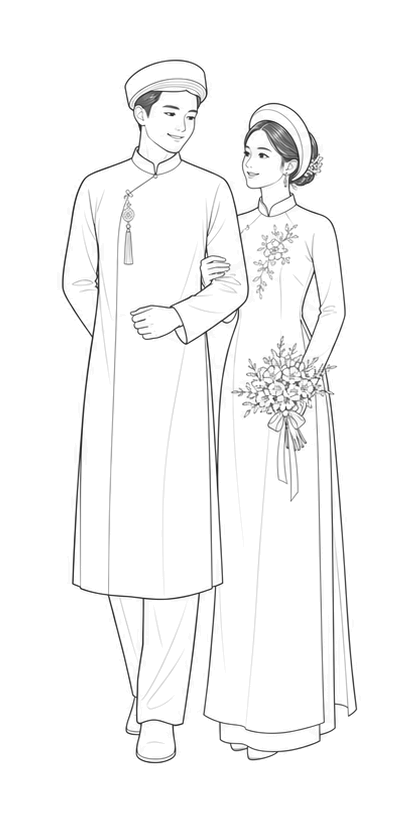
#> input picture Image_collections/people/bride-groom/primary-decor/pose-01-arm-linked.png, 418 x 823 px
$ python label-review-board.py ../Image_collections/people/bride-groom/primary-decor/pose-01-arm-linked.png out.png --columns 5 --rows 5 --prefix ../Image_collections/people/bride-groom/primary-decor/pose-02-facing-hands-joined.png
#> lines starting #> are read from the running program, lines starting #| are printed output that depends on the picture
from __future__ import annotations

import argparse
from pathlib import Path

from PIL import Image, ImageDraw, ImageFont


def main() -> None:
    parser = argparse.ArgumentParser()
    parser.add_argument("source", type=Path)
    parser.add_argument("destination", type=Path)
    parser.add_argument("--columns", type=int, required=True)
    parser.add_argument("--rows", type=int, required=True)
    parser.add_argument("--prefix", required=True)
    parser.add_argument("--start", type=int, default=1)
    parser.add_argument(
        "--labels",
        help="Comma-separated labels in row-major order; overrides prefix/start.",
    )
    args = parser.parse_args()

    image = Image.open(args.source).convert("RGBA")
#> image is the input picture: PIL image 418x823 RGBA; mean R, G, B, A 4.2, 4.2, 4.2, 8.2
    draw = ImageDraw.Draw(image)
    font_size = max(22, round(image.width / 58))
#> font_size = 22
    try:
        font = ImageFont.truetype("arialbd.ttf", font_size)
    except OSError:
        font = ImageFont.load_default()

    cell_width = image.width / args.columns
#> cell_width = 83.6
    cell_height = image.height / args.rows
#> cell_height = 164.6

    labels = (
        [label.strip() for label in args.labels.split(",")]
        if args.labels
        else None
    )
    expected = args.columns * args.rows
    if labels is not None and len(labels) != expected:
        raise ValueError(f"Expected {expected} labels, received {len(labels)}")

    index = args.start
    cell_index = 0
    for row in range(args.rows):
        for column in range(args.columns):
            label = labels[cell_index] if labels is not None else f"{args.prefix}{index}"
            x = round(column * cell_width + 18)
            y = round(row * cell_height + 14)
            bounds = draw.textbbox((x, y), label, font=font)
            padding_x = 10
            padding_y = 6
            draw.rounded_rectangle(
                (
                    bounds[0] - padding_x,
                    bounds[1] - padding_y,
                    bounds[2] + padding_x,
                    bounds[3] + padding_y,
                ),
                radius=8,
                fill=(255, 255, 255, 238),
                outline=(64, 45, 38, 255),
                width=2,
            )
            draw.text((x, y), label, font=font, fill=(64, 45, 38, 255))
            index += 1
            cell_index += 1
#> after the loop, cell_index = 25; index = 26

    args.destination.parent.mkdir(parents=True, exist_ok=True)
    image.save(args.destination, optimize=True)
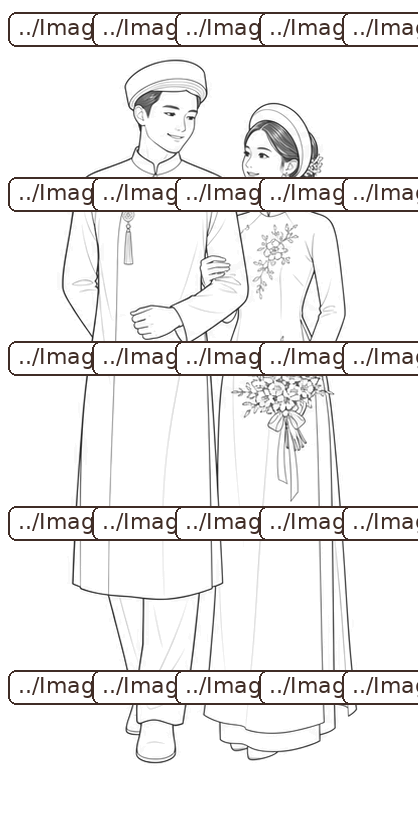
#> saved as out.png: PIL image 418x823 RGBA; mean R, G, B, A 47, 46, 45.7, 57.2; transparent parts drawn white


if __name__ == "__main__":
    main()

$ run again, on Image_collections/people/bride-groom/primary-decor/pose-03-walking-together.png
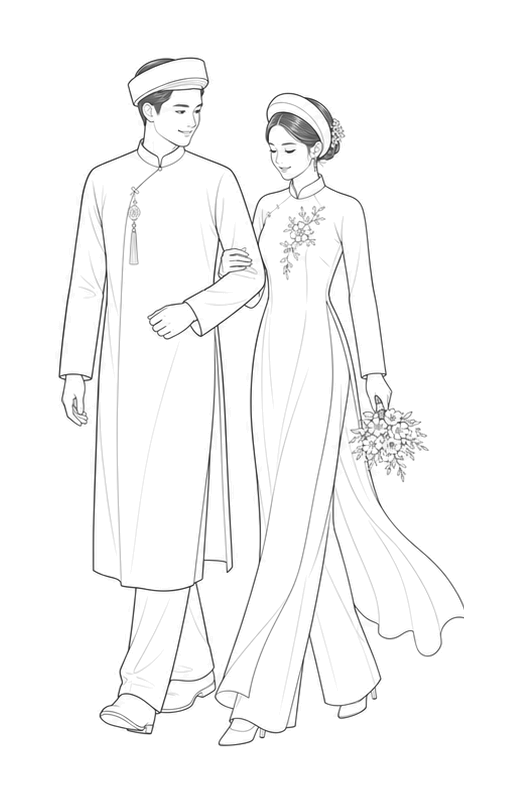
#> input picture Image_collections/people/bride-groom/primary-decor/pose-03-walking-together.png, 519 x 803 px
#> in main, image is the input picture: PIL image 519x803 RGBA; mean R, G, B, A 3.9, 3.9, 3.9, 7.3
#> after the loop in main, `for row in range(args.rows):`: cell_index = 25; index = 26
#> in main, `image.save(args.destination, optimize=True)`:
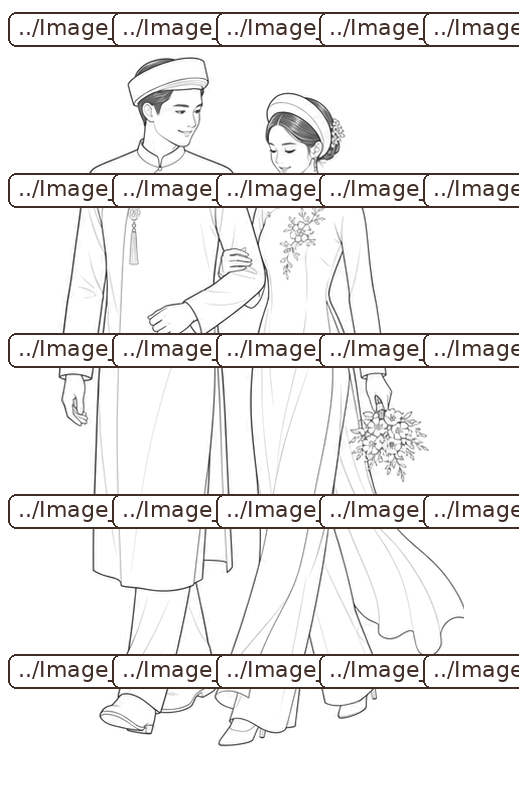
#> saved as out.png: PIL image 519x803 RGBA; mean R, G, B, A 47.8, 46.8, 46.4, 58; transparent parts drawn white

$ run again, on Image_collections/people/bride-groom/primary-decor/pose-04-formal-portrait.png
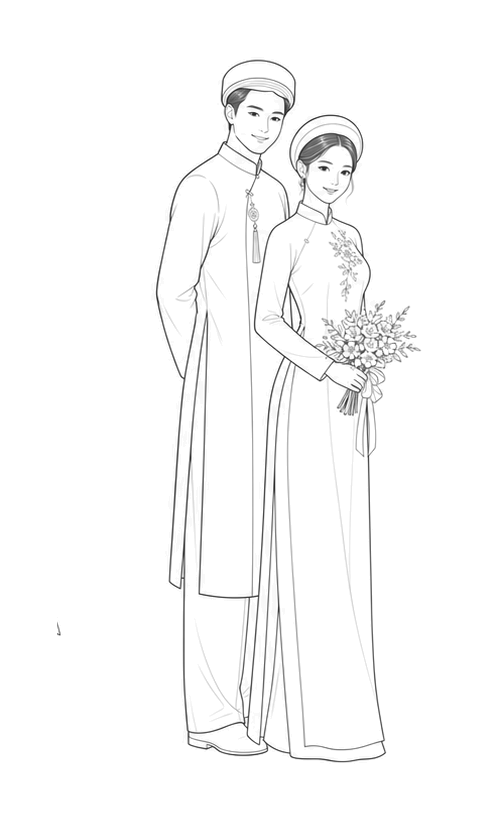
#> input picture Image_collections/people/bride-groom/primary-decor/pose-04-formal-portrait.png, 479 x 821 px
#> in main, image is the input picture: PIL image 479x821 RGBA; mean R, G, B, A 3.3, 3.3, 3.3, 6.3
#> after the loop in main, `for row in range(args.rows):`: cell_index = 25; index = 26
#> in main, `image.save(args.destination, optimize=True)`:
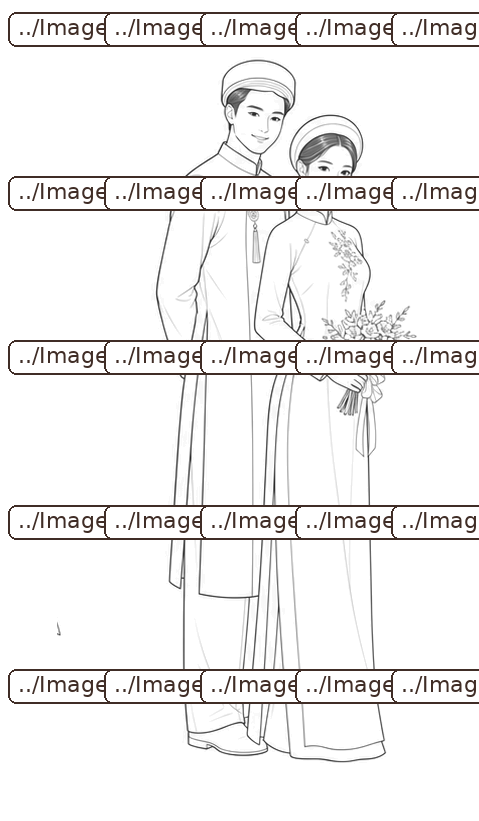
#> saved as out.png: PIL image 479x821 RGBA; mean R, G, B, A 46.1, 45.1, 44.8, 55.7; transparent parts drawn white

$ run again, on Image_collections/people/bride-groom/primary-decor/pose-13-bicycle-side-saddle.png
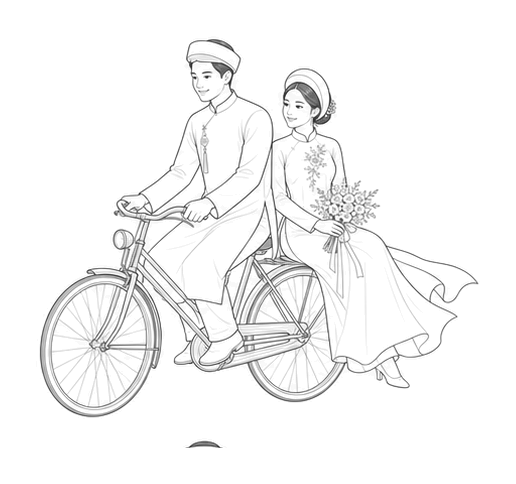
#> input picture Image_collections/people/bride-groom/primary-decor/pose-13-bicycle-side-saddle.png, 516 x 484 px
#> in main, image is the input picture: PIL image 516x484 RGBA; mean R, G, B, A 5.9, 5.9, 5.9, 10.6
#> after the loop in main, `for row in range(args.rows):`: cell_index = 25; index = 26
#> in main, `image.save(args.destination, optimize=True)`:
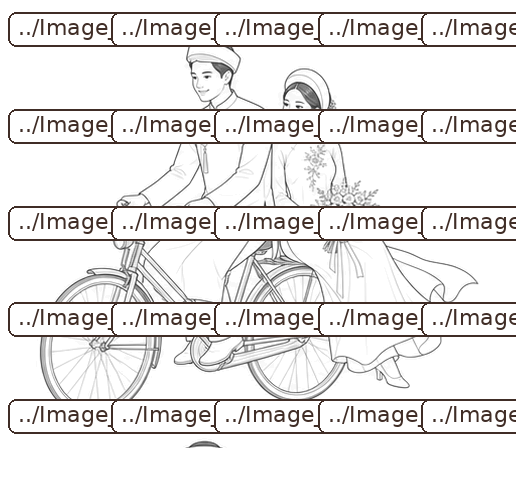
#> saved as out.png: PIL image 516x484 RGBA; mean R, G, B, A 77.8, 76.2, 75.6, 93.1; transparent parts drawn white
